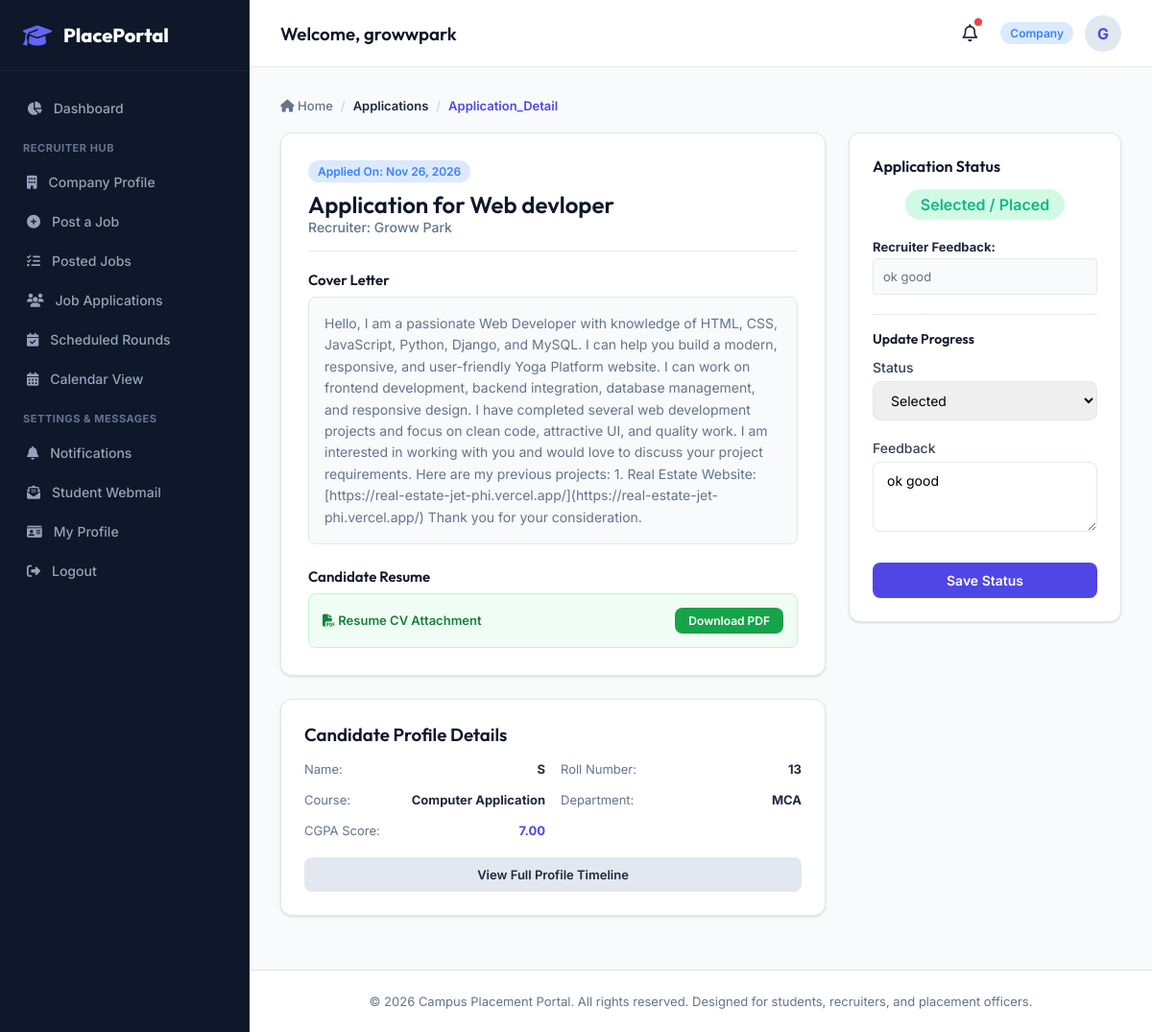
/applications/7/ (signed in), run on an earlier commit of the app's database.
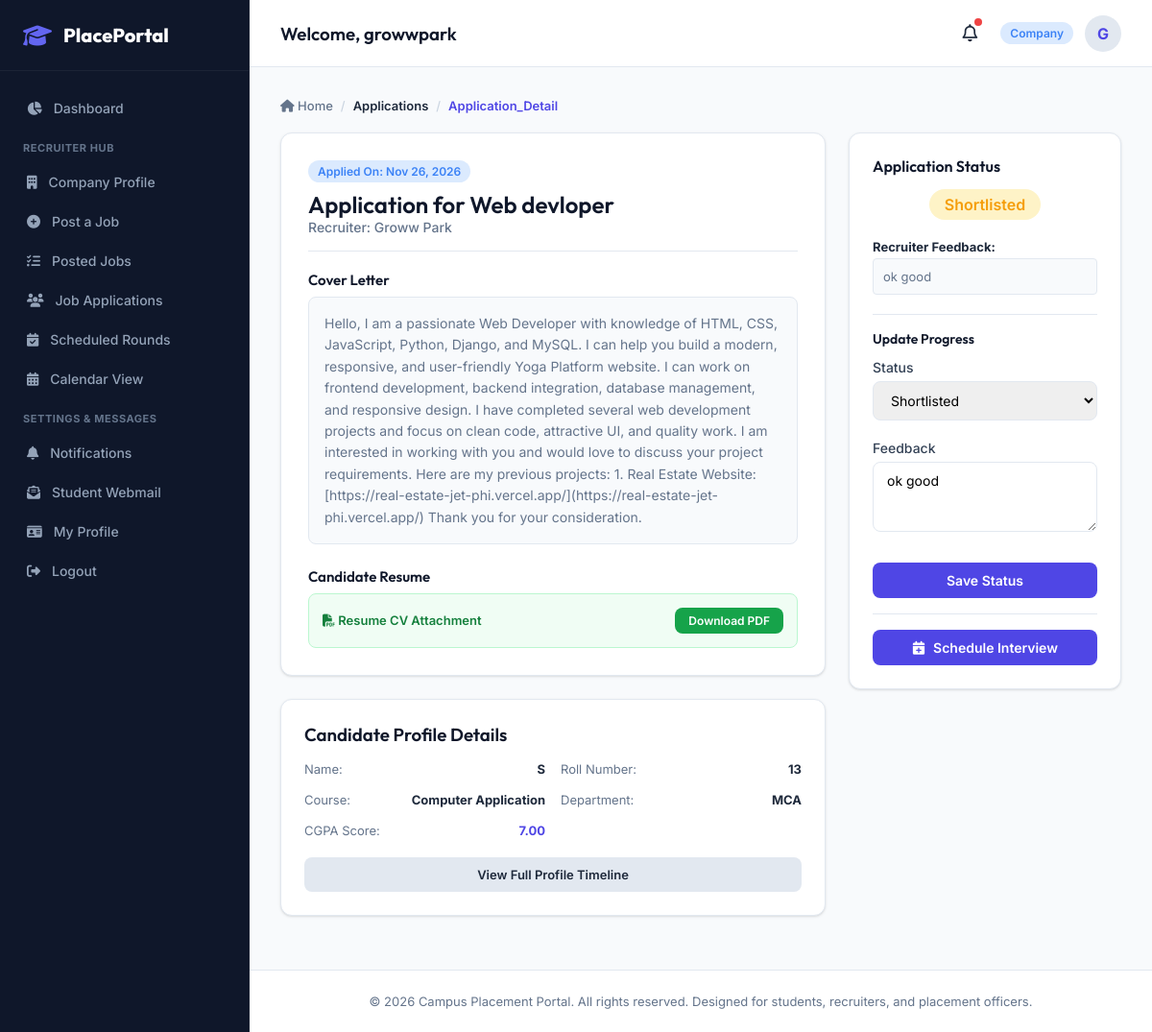
And on a later commit of the database.
### apps/applications/models.py (models this page shows, shortened)
class Application(models.Model):
    STATUS_CHOICES = (
        ('applied', 'Applied'),
        ('shortlisted', 'Shortlisted'),
        ('rejected', 'Rejected'),
        ('selected', 'Selected'),
    )
    job = models.ForeignKey(Job, on_delete=models.CASCADE, related_name='applications')
    student = models.ForeignKey(StudentProfile, on_delete=models.CASCADE, related_name='applications')
    applied_at = models.DateTimeField(auto_now_add=True)
    resume = models.FileField(upload_to='application_resumes/', blank=True, null=True)
    status = models.CharField(max_length=20, choices=STATUS_CHOICES, default='applied')
    cover_letter = models.TextField(blank=True)
    feedback = models.TextField(blank=True, help_text="Feedback from the recruiter")
    class Meta:
        unique_together = ('job', 'student')

### apps/jobs/models.py (models this page shows, shortened)
class Job(models.Model):
    JOB_TYPE_CHOICES = (
        ('full_time', 'Full-time'),
        ('internship', 'Internship'),
        ('part_time', 'Part-time'),
    )
    company = models.ForeignKey(CompanyProfile, on_delete=models.CASCADE, related_name='jobs')
    title = models.CharField(max_length=200)
    description = models.TextField()
    requirements = models.TextField(blank=True, help_text="Additional job requirements")
    skills_required = models.TextField(blank=True, help_text="Comma-separated list of required skills")
    location = models.CharField(max_length=150)
    job_type = models.CharField(max_length=20, choices=JOB_TYPE_CHOICES, default='full_time')
    salary_package = models.CharField(max_length=50, help_text="e.g. 12 LPA, 50,000/month")
    eligibility_criteria = models.DecimalField(max_digits=4, decimal_places=2, default=0.00, help_text="Minimum required CGPA")
    application_deadline = models.DateTimeField()
    is_active = models.BooleanField(default=True)
    created_at = models.DateTimeField(auto_now_add=True)

### apps/companies/models.py (models this page shows, shortened)
class CompanyProfile(models.Model):
    user = models.OneToOneField(settings.AUTH_USER_MODEL, on_delete=models.CASCADE, related_name='company_profile')
    name = models.CharField(max_length=200)
    description = models.TextField(blank=True)
    website = models.URLField(blank=True)
    industry = models.CharField(max_length=100)
    logo = models.ImageField(upload_to='company_logos/', blank=True, null=True)
    contact_email = models.EmailField()
    contact_phone = models.CharField(max_length=15, blank=True, null=True)
    address = models.TextField(blank=True)

### apps/students/models.py (models this page shows, shortened)
class StudentProfile(models.Model):
    STATUS_CHOICES = (
        ('unplaced', 'Unplaced'),
        ('shortlisted', 'Shortlisted'),
        ('placed', 'Placed'),
    )
    user = models.OneToOneField(settings.AUTH_USER_MODEL, on_delete=models.CASCADE, related_name='student_profile')
    roll_number = models.CharField(max_length=20, unique=True)
    department = models.CharField(max_length=100)
    course = models.CharField(max_length=100)
    batch_year = models.IntegerField()
    cgpa = models.DecimalField(max_digits=4, decimal_places=2)
    phone = models.CharField(max_length=15, blank=True, null=True)
    resume = models.FileField(upload_to='resumes/', blank=True, null=True)
    skills = models.TextField(blank=True, help_text="Comma-separated list of skills")
    placement_status = models.CharField(max_length=20, choices=STATUS_CHOICES, default='unplaced')

### apps/accounts/models.py (models this page shows, shortened)
class User(AbstractUser):
    ROLE_CHOICES = (
        ('student', 'Student'),
        ('company', 'Company'),
        ('officer', 'Placement Officer'),
        ('admin', 'Admin'),
    )
    role = models.CharField(max_length=20, choices=ROLE_CHOICES, default='student')
    phone_number = models.CharField(max_length=15, blank=True, null=True)

### apps/applications/views.py (the view)
# urls.py: path('<int:pk>/', views.application_detail, name='application_detail'),
@login_required
def application_detail(request, pk):
    application = get_object_or_404(Application, pk=pk)
    if request.user.role == 'student' and application.student != request.user.student_profile:
        messages.error(request, "Access denied.")
        return redirect('dashboard:home')
    elif request.user.role == 'company' and application.job.company != request.user.company_profile:
        messages.error(request, "Access denied.")
        return redirect('dashboard:home')
    form = ApplicationStatusForm(instance=application)
    return render(request, 'applications/application_detail.html', {'application': application, 'form': form})

### apps/applications/forms.py
class ApplicationStatusForm(forms.ModelForm):
    class Meta:
        model = Application
        fields = ['status', 'feedback']
        widgets = {
            'status': forms.Select(attrs={'class': 'form-control'}),
            'feedback': forms.Textarea(attrs={'class': 'form-control', 'rows': 3}),
        }

### templates/applications/application_detail.html (shortened to what the changed rows need)
{% extends 'base.html' %}
{% block content %}
<div style="display: grid; grid-template-columns: 2fr 1fr; gap: 24px; align-items: start;">
    <div>
        <div class="card" style="padding: 28px;">
            <div style="border-bottom: 1px solid var(--border-color); padding-bottom: 16px; margin-bottom: 20px;">
                <span class="badge badge-info" style="margin-bottom: 8px;">Applied on: {{ application.applied_at|date:"M d, Y" }}</span>
                <h2>Application for {{ application.job.title }}</h2>
                <p style="font-size: 14px; color: var(--text-muted); font-weight: 500;">Recruiter: {{ application.job.company.name }}</p>
            </div>
            <div style="margin-bottom: 24px;">
                <h4 style="font-size: 15px; margin-bottom: 8px;">Cover Letter</h4>
                <p style="font-size: 14px; color: var(--text-muted); line-height: 1.6; background-color: #f8fafc; padding: 16px; border-radius: var(--radius-sm); border: 1px solid var(--border-color);">
                    {{ application.cover_letter|default:"No cover letter provided by the candidate." }}
                </p>
            </div>
        </div>
        <div class="card" style="padding: 24px;">
            <div style="display: grid; grid-template-columns: 1fr 1fr; gap: 16px; font-size: 13px; margin-bottom: 20px;">
                <div>
                    <span style="color: var(--text-muted);">Name:</span>
                    <strong style="float: right;">{{ application.student.user.get_full_name }}</strong>
                </div>
                <div>
                    <span style="color: var(--text-muted);">Roll Number:</span>
                    <strong style="float: right;">{{ application.student.roll_number }}</strong>
                </div>
                <div>
                    <span style="color: var(--text-muted);">Course:</span>
                    <strong style="float: right;">{{ application.student.course }}</strong>
                </div>
                <div>
                    <span style="color: var(--text-muted);">Department:</span>
                    <strong style="float: right;">{{ application.student.department }}</strong>
                </div>
                <div>
                    <span style="color: var(--text-muted);">CGPA Score:</span>
                    <strong style="float: right; color: var(--primary);">{{ application.student.cgpa }}</strong>
                </div>
            </div>
        </div>
    </div>
    <div style="display: flex; flex-direction: column; gap: 24px;">
        <div class="card" style="padding: 24px;">
            <div style="text-align: center; margin-bottom: 20px;">
                {% if application.status == 'selected' %}
                    <span class="badge badge-success" style="font-size: 16px; padding: 6px 16px;">Selected / Placed</span>
                {% elif application.status == 'shortlisted' %}
                    <span class="badge badge-warning" style="font-size: 16px; padding: 6px 16px;">Shortlisted</span>
                {% elif application.status == 'rejected' %}
                    <span class="badge badge-danger" style="font-size: 16px; padding: 6px 16px;">Rejected</span>
                {% else %}
                    <span class="badge badge-info" style="font-size: 16px; padding: 6px 16px;">Applied</span>
                {% endif %}
            </div>
            {% if application.feedback %}
                <div style="margin-bottom: 20px; font-size: 13px;">
                    <strong style="display: block; margin-bottom: 4px;">Recruiter Feedback:</strong>
                    <p style="color: var(--text-muted); background: #f8fafc; padding: 10px; border-radius: 4px; border: 1px solid var(--border-color);">{{ application.feedback }}</p>
                </div>
            {% endif %}
            {% if user.role == 'company' and application.job.company == user.company_profile or user.role == 'admin' or user.role == 'officer' %}
                <div style="border-top: 1px solid var(--border-color); padding-top: 16px;">
                    <form method="POST" action="{% url 'applications:application_status' pk=application.pk %}">
                        {% for field in form %}
                            <div class="form-group">
                                <label for="{{ field.id_for_label }}">{{ field.label }}</label>
                                {{ field }}
                            </div>
                        {% endfor %}
                    </form>
                </div>
                {% if application.status == 'shortlisted' %}
                    <div style="margin-top: 16px; border-top: 1px solid var(--border-color); padding-top: 16px;">
                        <a href="{% url 'interviews:interview_schedule_app' app_id=application.pk %}" class="btn btn-secondary" style="width: 100%; background-color: var(--primary); color: white;"><i class="fa-solid fa-calendar-plus"></i> Schedule Interview</a>
                    </div>
                {% endif %}
            {% endif %}
        </div>
    </div>
</div>
{% endblock %}

What changed in the data, as far as the page shows it:
changed Application "ok good": status "Selected" → "Shortlisted"
Also different on the page:
text no longer shown: "Selected / Placed"
text now shown: "Shortlisted Schedule Interview"
